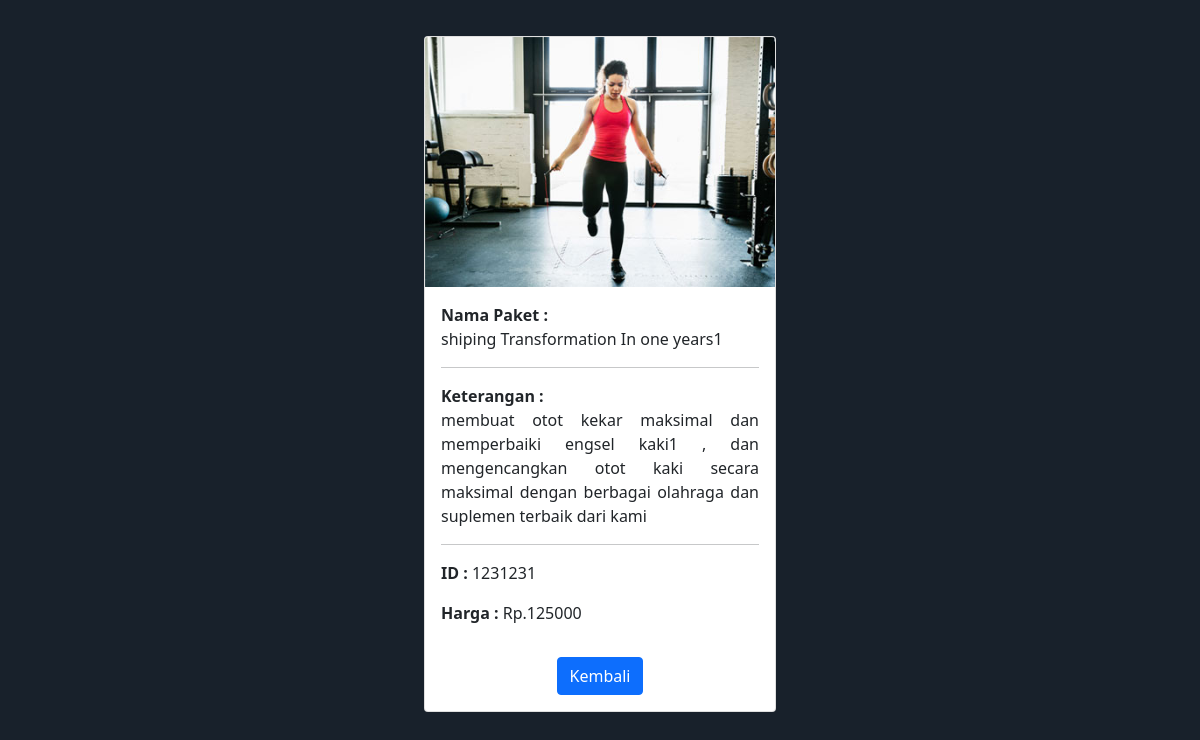
/gym-profil/detail-paket.php?url-id=1231231, run on the app's committed database.
### tables this page shows
CREATE TABLE `tb_paket` (
  `id_paket` varchar(50) NOT NULL,
  `nama_paket` varchar(100) NOT NULL,
  `ket_paket` varchar(200) NOT NULL,
  `harga_paket` varchar(100) NOT NULL,
  `gambar` varchar(100) NOT NULL
);

### gym-profil/detail-paket.php (the view, shortened to what this page needs)
<!DOCTYPE html>
<html lang="en">
<head>
    <link rel="stylesheet" href="../assets/bootstrap-5.0.2-dist/css/bootstrap.min.css">
</head>
<body style="background-color: #18212b;">
    <?php
    require '../conn.php';
    if (isset($_GET['url-id'])) {
        $input_id = $_GET['url-id'];
        $query = "SELECT * FROM tb_paket WHERE id_paket ='$input_id'";
        $result = mysqli_query($koneksi, $query);
        $data = mysqli_fetch_object($result);
    }
    ?>
    <div class="container">
        <div class="col py-3" style="justify-self: center;" >
            <div class="card" style="width: 22rem;margin-top: 20px;margin-right: auto;margin-bottom: auto;margin-left: auto;align-items: center;">
                <img src="../assets/img/<?= $data->gambar; ?>" class="card-img-top" alt="...">
                <div class="card-body">
                    <p class="card-title"><b>Nama Paket :</b> <br> <?= $data->nama_paket; ?></p>
                    <hr>
                    <p style="text-align: justify;" class="card-text"><b>Keterangan :</b> <br> <?= $data->ket_paket; ?></p>
                    <hr>
                    <p class="card-text"><b>ID :</b>  <?= $data->id_paket; ?></p>
                    <p class="card-text"><b>Harga :</b> Rp.<?= $data->harga_paket; ?></p>
                </div>
                <div class="card-body">
                <a type="button" class="btn btn-primary" href="index.php">Kembali</a>
                </div>
            </div>
        </div>
    </div>
</body>
</html>

### data on the page
tb_paket: gambar (picture), nama_paket "shiping Transformation In one years1", ket_paket "membuat otot kekar maksimal dan memperbaiki engsel kaki1 , dan mengencangkan otot kaki secara maksimal dengan berbagai olahraga dan suplemen terbaik dari kami", id_paket "1231231", harga_paket "125000"
